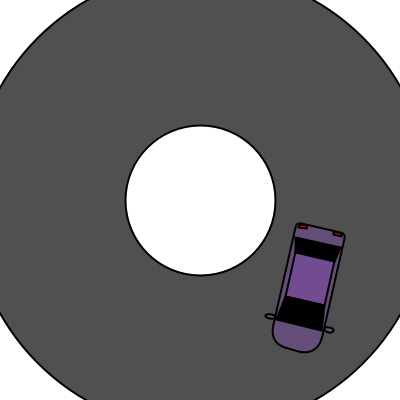
Frame 1 (no input)
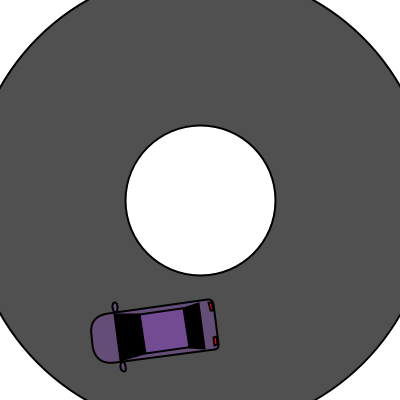
Frame 60 (the mouse pressed at the canvas centre just before this capture)
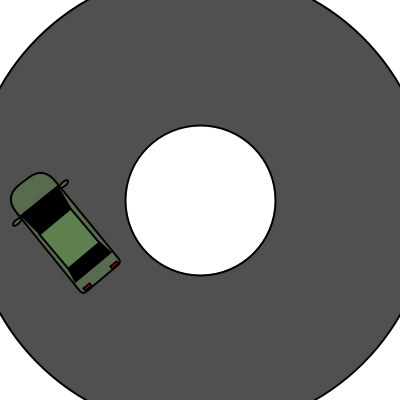
Frame 120 (the mouse held since frame 60 and released just before this capture)

The Processing sketch that drew these frames (run headless with seeded random() and noise(); from frame 60 on, the mouse is pressed at the canvas centre):

// Processing sketch: processing_178698
// ── processing_178698.pde

  color back= color(255);
  color c= color(random(255), random(255), random(255), random(255));
  color brake=color(250,0,0);
  color windows=color(0); 
  float xpos=25;
  float ypos=63;
  float cx = 200;
  float cy = 200;
  float r = 100;//Distance from cx/cy


    void setup()
{
  size(400, 400);
  strokeWeight(2);
  
  
}

void draw()
{
  background(back);
  fill(80);
  ellipse(200,200,460,460);
  fill(back);
  ellipse(200,200,150,150);
  rectMode(CENTER);
 
  float t = millis()/1000.0f;
  int x = (int)(cx+r*cos(t));
  int y = (int)(cy+r*sin(t));
  
  pushMatrix();
  translate(x, y);
  rotate(t);
  
   fill(c); 
rect(xpos,ypos,50,125,5,5,20,20);
rect(xpos,ypos-13,40,50);
ellipse(xpos+30,ypos+35,10,5);//RIGHT MIRROR
ellipse(xpos-30,ypos+35,10,5);//LEFT MIRROR

fill(windows);
quad(xpos-23,ypos+37,xpos-20,ypos+12,xpos+20,ypos+12,xpos+23,ypos+37);//FRONT WINDOW BL,TL,TR,BR
quad(xpos-20,ypos-33,xpos-23,ypos-48,xpos+23,ypos-48,xpos+20,ypos-33);//BACK WINDOW BL,TL,TR,BR
fill(brake);
rect(xpos-18,3,8,3);//LEFT BRAKELIGHT
rect(xpos+17,3,8,3);//RIGHT BRAKELIGHT
  popMatrix();
  if(mousePressed==true){
      c=color(random(255), random(255), random(255), random(255));
 }
}



    
